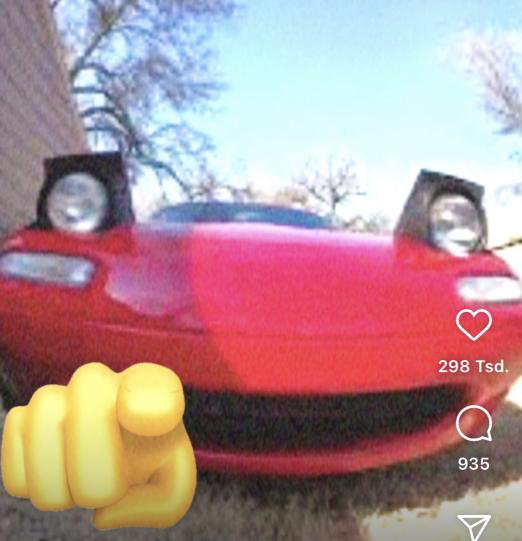
#> input picture Legacy/colour-sorter/img/1.png, 522 x 541 px
$ python tester.py
#> lines starting #> are read from the running program, lines starting #| are printed output that depends on the picture
from PIL import Image, ImageDraw


myImage = Image.open("img/1.png")
#> myImage is the input picture: PIL image 522x541 RGB; mean R, G, B 176.9, 143.8, 147
width, height = myImage.size
#> width = 522; height = 541
myImage = myImage.rotate(90, expand=True)
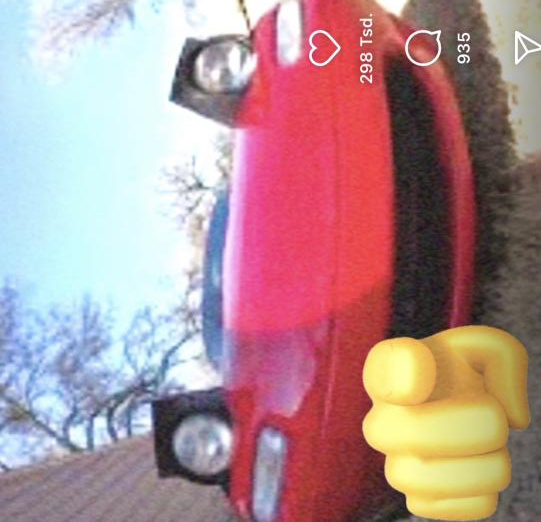
#> myImage: PIL image 541x522 RGB; mean R, G, B 176.9, 143.8, 147
#myImage.show()

data = myImage.getdata()

myImage.save("img/2.png","PNG")
